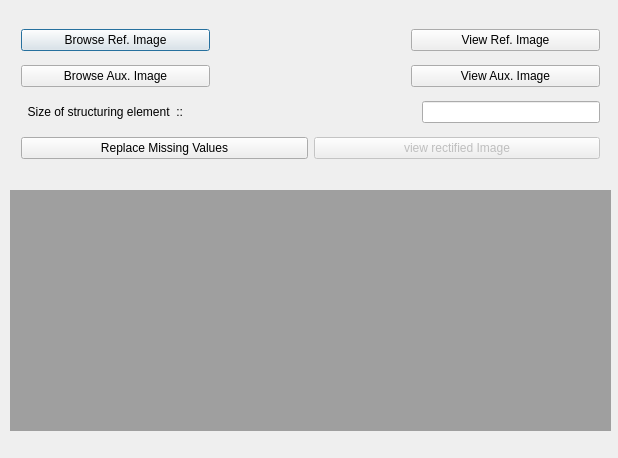
<?xml version="1.0" encoding="UTF-8"?>
<ui version="4.0">
 <class>MainWindow_cr</class>
 <widget class="QDialog" name="MainWindow_cr">
  <property name="geometry">
   <rect>
    <x>0</x>
    <y>0</y>
    <width>618</width>
    <height>458</height>
   </rect>
  </property>
  <property name="windowTitle">
   <string>MainWindow_cr</string>
  </property>
  <widget class="QWidget" name="layoutWidget">
   <property name="geometry">
    <rect>
     <x>10</x>
     <y>10</y>
     <width>601</width>
     <height>171</height>
    </rect>
   </property>
   <layout class="QVBoxLayout" name="verticalLayout">
    <item>
     <layout class="QHBoxLayout" name="horizontalLayout">
      <item>
       <widget class="QPushButton" name="pushButton">
        <property name="text">
         <string>Browse Ref. Image</string>
        </property>
       </widget>
      </item>
      <item>
       <widget class="QLabel" name="label">
        <property name="text">
         <string/>
        </property>
       </widget>
      </item>
      <item>
       <widget class="QPushButton" name="pushButton_2">
        <property name="text">
         <string>View Ref. Image</string>
        </property>
       </widget>
      </item>
     </layout>
    </item>
    <item>
     <layout class="QHBoxLayout" name="horizontalLayout_2">
      <item>
       <widget class="QPushButton" name="pushButton_3">
        <property name="text">
         <string>Browse Aux. Image</string>
        </property>
       </widget>
      </item>
      <item>
       <widget class="QLabel" name="label_2">
        <property name="text">
         <string/>
        </property>
       </widget>
      </item>
      <item>
       <widget class="QPushButton" name="pushButton_4">
        <property name="text">
         <string>View Aux. Image</string>
        </property>
       </widget>
      </item>
     </layout>
    </item>
    <item>
     <layout class="QHBoxLayout" name="horizontalLayout_4">
      <item>
       <widget class="QLabel" name="label_3">
        <property name="text">
         <string>  Size of structuring element  ::                                                                      </string>
        </property>
       </widget>
      </item>
      <item>
       <widget class="QLineEdit" name="lineEdit"/>
      </item>
     </layout>
    </item>
    <item>
     <layout class="QHBoxLayout" name="horizontalLayout_3">
      <item>
       <widget class="QPushButton" name="pushButton_5">
        <property name="text">
         <string>Replace Missing Values</string>
        </property>
       </widget>
      </item>
      <item>
       <widget class="QPushButton" name="pushButton_6">
        <property name="enabled">
         <bool>false</bool>
        </property>
        <property name="text">
         <string>view rectified Image</string>
        </property>
       </widget>
      </item>
     </layout>
    </item>
   </layout>
  </widget>
  <widget class="QMdiArea" name="mdiArea">
   <property name="geometry">
    <rect>
     <x>10</x>
     <y>190</y>
     <width>601</width>
     <height>241</height>
    </rect>
   </property>
  </widget>
 </widget>
 <layoutdefault spacing="6" margin="11"/>
 <resources/>
 <connections/>
</ui>
